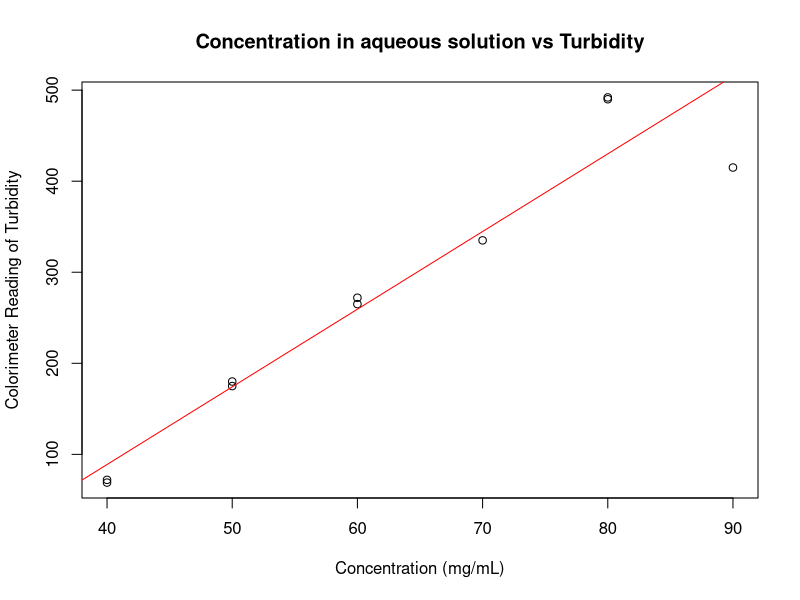
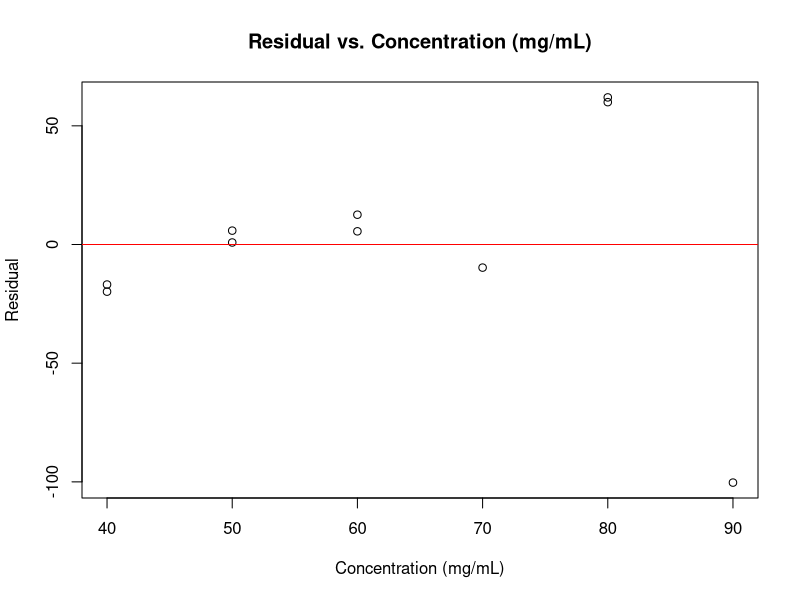
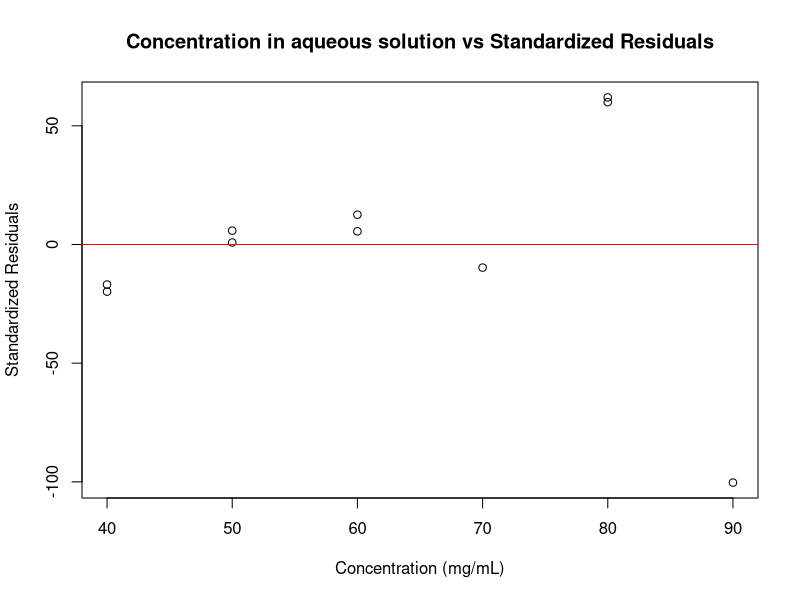
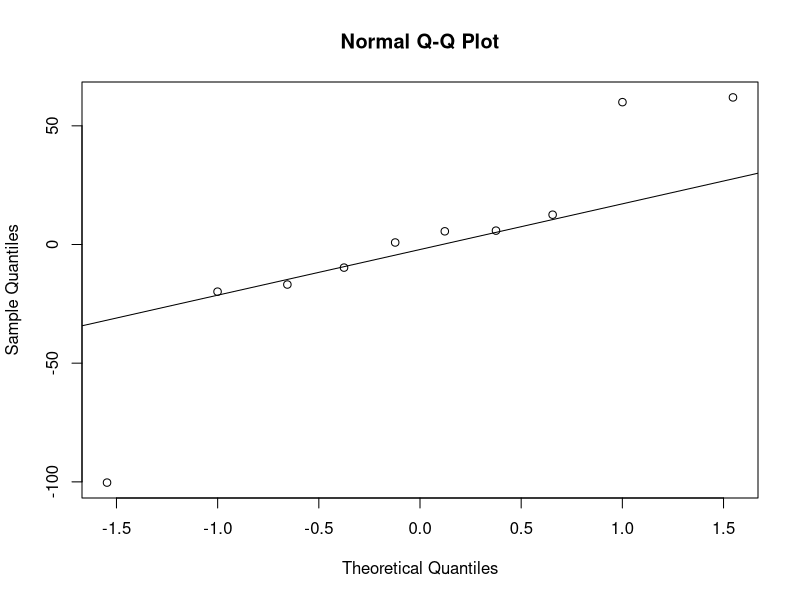

Here is the R script that generated these plots, in order:
# (a) Fit a simple regression to the data
# Create vector X in concentration (mg/mL) and Y for colorimeter reading

X = c(40,50,60,70,80,90,40,60,80,50)
Y = c(69,175,272,335,490,415,72,265,492,180)
mean(X)
#[1] 62
mean(Y)
#[1] 276.5
sum((X-mean(X))^2)
#[1] 2760
sum((X-mean(X))*(Y-mean(Y)))
#[1] 23540
S_xx = sum((X-mean(X))^2)
S_xy = sum((X-mean(X))*(Y-mean(Y)))
beta_1 = S_xy/S_xx
beta_1
#[1] 8.528986
x_bar = mean(X)
y_bar = mean(Y)
beta_0 = y_bar - beta_1 * x_bar
beta_0
#[1] -252.2971
lsfit(X, Y)$coef
#  Intercept           X 
#-252.297101    8.528986 

# Calculate SSTO
SSTO = sum((Y - mean(Y))^2)
SSTO
#[1] 219270.5
SSR = (beta_1^2) * S_xx
SSR
#[1] 200772.3
SSE = SSTO - SSR
SSE
#[1] 18498.18

#Fit simple linear regression model
slr = lm(Y ~ X)

#Create scatter plot
plot(X, Y, main="Concentration in aqueous solution vs Turbidity", xlab="Concentration (mg/mL)", ylab="Colorimeter Reading of Turbidity")
abline(slr, col="red")

#(b) Obtain the residuals and examine them
residual = slr$res
plot(X, residual, main="Residual vs. Concentration (mg/mL)", xlab="Concentration (mg/mL)", ylab="Residual")
abline(h=0, col="red")

stan_res <- residuals(slr, type = "pearson")  # Calculate standardized residuals

# Create scatter plot of x against standardized residuals
plot(X, stan_res, main="Concentration in aqueous solution vs Standardized Residuals", xlab="Concentration (mg/mL)", ylab="Standardized Residuals")
abline(h = 0, col = "red")


#Check whether normally distributed
qqnorm(residual)
qqline(residual)

#(c) Comment on adequacy of the model
anova(slr)
# Note that in the anova table, "X" represents the source of variation due to the model or the fitted values

Rsquare = SSR/SSTO
Rsquare
#[1] 0.9156376
